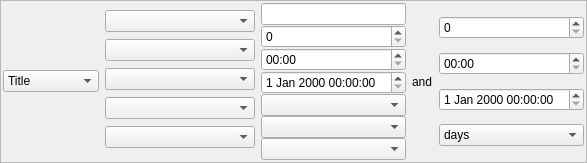
<?xml version="1.0" encoding="UTF-8"?>
<ui version="4.0">
 <class>WidgetCriterion</class>
 <widget class="QWidget" name="WidgetCriterion">
  <property name="sizePolicy">
   <sizepolicy hsizetype="Expanding" vsizetype="Expanding">
    <horstretch>0</horstretch>
    <verstretch>0</verstretch>
   </sizepolicy>
  </property>
  <property name="windowTitle">
   <string notr="true"/>
  </property>
  <layout class="QGridLayout" name="gridLayout">
   <property name="margin">
    <number>0</number>
   </property>
   <property name="spacing">
    <number>0</number>
   </property>
   <item row="7" column="1">
    <widget class="QFrame" name="frame">
     <property name="frameShape">
      <enum>QFrame::StyledPanel</enum>
     </property>
     <property name="frameShadow">
      <enum>QFrame::Plain</enum>
     </property>
     <layout class="QHBoxLayout" name="horizontalLayout">
      <property name="sizeConstraint">
       <enum>QLayout::SetMinimumSize</enum>
      </property>
      <property name="margin">
       <number>2</number>
      </property>
      <item>
       <widget class="QComboBox" name="listType">
        <property name="sizePolicy">
         <sizepolicy hsizetype="Fixed" vsizetype="Fixed">
          <horstretch>0</horstretch>
          <verstretch>0</verstretch>
         </sizepolicy>
        </property>
        <property name="maxVisibleItems">
         <number>20</number>
        </property>
        <property name="insertPolicy">
         <enum>QComboBox::NoInsert</enum>
        </property>
        <item>
         <property name="text">
          <string>Title</string>
         </property>
        </item>
        <item>
         <property name="text">
          <string>Artist</string>
         </property>
        </item>
        <item>
         <property name="text">
          <string>Album</string>
         </property>
        </item>
        <item>
         <property name="text">
          <string>Album artist</string>
         </property>
        </item>
        <item>
         <property name="text">
          <string>Composer</string>
         </property>
        </item>
        <item>
         <property name="text">
          <string>Genre</string>
         </property>
        </item>
        <item>
         <property name="text">
          <string>Comments</string>
         </property>
        </item>
        <item>
         <property name="text">
          <string>Lyrics</string>
         </property>
        </item>
        <item>
         <property name="text">
          <string>File name</string>
         </property>
        </item>
        <item>
         <property name="text">
          <string>Year</string>
         </property>
        </item>
        <item>
         <property name="text">
          <string>Track</string>
         </property>
        </item>
        <item>
         <property name="text">
          <string>Disc</string>
         </property>
        </item>
        <item>
         <property name="text">
          <string>Bit rate</string>
         </property>
        </item>
        <item>
         <property name="text">
          <string>Sample rate</string>
         </property>
        </item>
        <item>
         <property name="text">
          <string>Play count</string>
         </property>
        </item>
        <item>
         <property name="text">
          <string>Channels</string>
         </property>
        </item>
        <item>
         <property name="text">
          <string>Rating</string>
         </property>
        </item>
        <item>
         <property name="text">
          <string>File size</string>
         </property>
        </item>
        <item>
         <property name="text">
          <string>Duration</string>
         </property>
        </item>
        <item>
         <property name="text">
          <string>Last played</string>
         </property>
        </item>
        <item>
         <property name="text">
          <string>Added</string>
         </property>
        </item>
        <item>
         <property name="text">
          <string>Modified</string>
         </property>
        </item>
        <item>
         <property name="text">
          <string>Language</string>
         </property>
        </item>
        <item>
         <property name="text">
          <string>Playlist</string>
         </property>
        </item>
        <item>
         <property name="text">
          <string>Format</string>
         </property>
        </item>
       </widget>
      </item>
      <item>
       <layout class="QVBoxLayout" name="verticalLayout">
        <property name="spacing">
         <number>0</number>
        </property>
        <item>
         <widget class="QComboBox" name="listConditionString">
          <property name="minimumSize">
           <size>
            <width>150</width>
            <height>0</height>
           </size>
          </property>
          <property name="maximumSize">
           <size>
            <width>150</width>
            <height>16777215</height>
           </size>
          </property>
          <property name="currentIndex">
           <number>-1</number>
          </property>
          <item>
           <property name="text">
            <string>is</string>
           </property>
          </item>
          <item>
           <property name="text">
            <string>is not</string>
           </property>
          </item>
          <item>
           <property name="text">
            <string>contains</string>
           </property>
          </item>
          <item>
           <property name="text">
            <string>does not contains</string>
           </property>
          </item>
          <item>
           <property name="text">
            <string>starts with</string>
           </property>
          </item>
          <item>
           <property name="text">
            <string>ends with</string>
           </property>
          </item>
          <item>
           <property name="text">
            <string>regular expression</string>
           </property>
          </item>
         </widget>
        </item>
        <item>
         <widget class="QComboBox" name="listConditionNumber">
          <property name="minimumSize">
           <size>
            <width>150</width>
            <height>0</height>
           </size>
          </property>
          <property name="maximumSize">
           <size>
            <width>150</width>
            <height>16777215</height>
           </size>
          </property>
          <property name="currentIndex">
           <number>-1</number>
          </property>
          <item>
           <property name="text">
            <string>is</string>
           </property>
          </item>
          <item>
           <property name="text">
            <string>is not</string>
           </property>
          </item>
          <item>
           <property name="text">
            <string>is less than</string>
           </property>
          </item>
          <item>
           <property name="text">
            <string>is greater than</string>
           </property>
          </item>
          <item>
           <property name="text">
            <string>is between</string>
           </property>
          </item>
         </widget>
        </item>
        <item>
         <widget class="QComboBox" name="listConditionTime">
          <property name="minimumSize">
           <size>
            <width>150</width>
            <height>0</height>
           </size>
          </property>
          <property name="maximumSize">
           <size>
            <width>150</width>
            <height>16777215</height>
           </size>
          </property>
          <property name="currentIndex">
           <number>-1</number>
          </property>
          <item>
           <property name="text">
            <string>is</string>
           </property>
          </item>
          <item>
           <property name="text">
            <string>is not</string>
           </property>
          </item>
          <item>
           <property name="text">
            <string>is less than</string>
           </property>
          </item>
          <item>
           <property name="text">
            <string>is greater than</string>
           </property>
          </item>
          <item>
           <property name="text">
            <string>is between</string>
           </property>
          </item>
         </widget>
        </item>
        <item>
         <widget class="QComboBox" name="listConditionDate">
          <property name="minimumSize">
           <size>
            <width>150</width>
            <height>0</height>
           </size>
          </property>
          <property name="maximumSize">
           <size>
            <width>150</width>
            <height>16777215</height>
           </size>
          </property>
          <property name="currentIndex">
           <number>-1</number>
          </property>
          <item>
           <property name="text">
            <string>is</string>
           </property>
          </item>
          <item>
           <property name="text">
            <string>is not</string>
           </property>
          </item>
          <item>
           <property name="text">
            <string>is before</string>
           </property>
          </item>
          <item>
           <property name="text">
            <string>is after</string>
           </property>
          </item>
          <item>
           <property name="text">
            <string>is in the last</string>
           </property>
          </item>
          <item>
           <property name="text">
            <string>is not in the last</string>
           </property>
          </item>
          <item>
           <property name="text">
            <string>is between</string>
           </property>
          </item>
         </widget>
        </item>
        <item>
         <widget class="QComboBox" name="listConditionBoolean">
          <property name="minimumSize">
           <size>
            <width>150</width>
            <height>0</height>
           </size>
          </property>
          <property name="maximumSize">
           <size>
            <width>150</width>
            <height>16777215</height>
           </size>
          </property>
          <property name="currentIndex">
           <number>-1</number>
          </property>
          <item>
           <property name="text">
            <string>is</string>
           </property>
          </item>
          <item>
           <property name="text">
            <string>is not</string>
           </property>
          </item>
         </widget>
        </item>
       </layout>
      </item>
      <item>
       <layout class="QVBoxLayout" name="verticalLayout_2">
        <property name="spacing">
         <number>0</number>
        </property>
        <item>
         <widget class="QLineEdit" name="editValue1String"/>
        </item>
        <item>
         <widget class="QSpinBox" name="editValue1Number">
          <property name="maximum">
           <number>2000000000</number>
          </property>
         </widget>
        </item>
        <item>
         <widget class="QTimeEdit" name="editValue1Time">
          <property name="displayFormat">
           <string>mm:ss</string>
          </property>
         </widget>
        </item>
        <item>
         <widget class="QDateTimeEdit" name="editValue1Date">
          <property name="maximumDateTime">
           <datetime>
            <hour>23</hour>
            <minute>59</minute>
            <second>59</second>
            <year>2100</year>
            <month>12</month>
            <day>31</day>
           </datetime>
          </property>
          <property name="minimumDateTime">
           <datetime>
            <hour>0</hour>
            <minute>0</minute>
            <second>0</second>
            <year>1900</year>
            <month>1</month>
            <day>1</day>
           </datetime>
          </property>
          <property name="maximumDate">
           <date>
            <year>2100</year>
            <month>12</month>
            <day>31</day>
           </date>
          </property>
          <property name="minimumDate">
           <date>
            <year>1900</year>
            <month>1</month>
            <day>1</day>
           </date>
          </property>
         </widget>
        </item>
        <item>
         <widget class="QComboBox" name="listPlayList"/>
        </item>
        <item>
         <widget class="QComboBox" name="listLanguage"/>
        </item>
        <item>
         <widget class="QComboBox" name="listFormat"/>
        </item>
       </layout>
      </item>
      <item>
       <widget class="QLabel" name="lblBetween">
        <property name="sizePolicy">
         <sizepolicy hsizetype="Fixed" vsizetype="Preferred">
          <horstretch>0</horstretch>
          <verstretch>0</verstretch>
         </sizepolicy>
        </property>
        <property name="text">
         <string extracomment="between A and B">and</string>
        </property>
       </widget>
      </item>
      <item>
       <layout class="QVBoxLayout" name="verticalLayout_3">
        <property name="spacing">
         <number>0</number>
        </property>
        <item>
         <widget class="QSpinBox" name="editValue2Number">
          <property name="maximum">
           <number>2000000000</number>
          </property>
         </widget>
        </item>
        <item>
         <widget class="QTimeEdit" name="editValue2Time">
          <property name="displayFormat">
           <string>mm:ss</string>
          </property>
         </widget>
        </item>
        <item>
         <widget class="QDateTimeEdit" name="editValue2Date">
          <property name="maximumDateTime">
           <datetime>
            <hour>23</hour>
            <minute>59</minute>
            <second>59</second>
            <year>2100</year>
            <month>12</month>
            <day>31</day>
           </datetime>
          </property>
          <property name="minimumDateTime">
           <datetime>
            <hour>0</hour>
            <minute>0</minute>
            <second>0</second>
            <year>1900</year>
            <month>1</month>
            <day>1</day>
           </datetime>
          </property>
          <property name="maximumDate">
           <date>
            <year>2100</year>
            <month>12</month>
            <day>31</day>
           </date>
          </property>
          <property name="minimumDate">
           <date>
            <year>1900</year>
            <month>1</month>
            <day>1</day>
           </date>
          </property>
         </widget>
        </item>
        <item>
         <widget class="QComboBox" name="listDateUnit">
          <item>
           <property name="text">
            <string>days</string>
           </property>
          </item>
          <item>
           <property name="text">
            <string>weeks</string>
           </property>
          </item>
          <item>
           <property name="text">
            <string>months</string>
           </property>
          </item>
          <item>
           <property name="text">
            <string>years</string>
           </property>
          </item>
         </widget>
        </item>
       </layout>
      </item>
     </layout>
    </widget>
   </item>
  </layout>
 </widget>
 <resources/>
 <connections/>
</ui>
